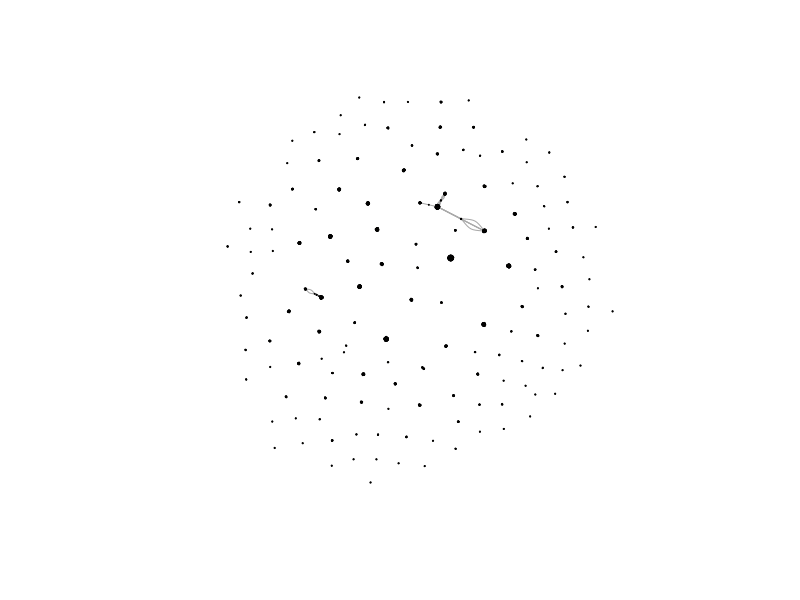
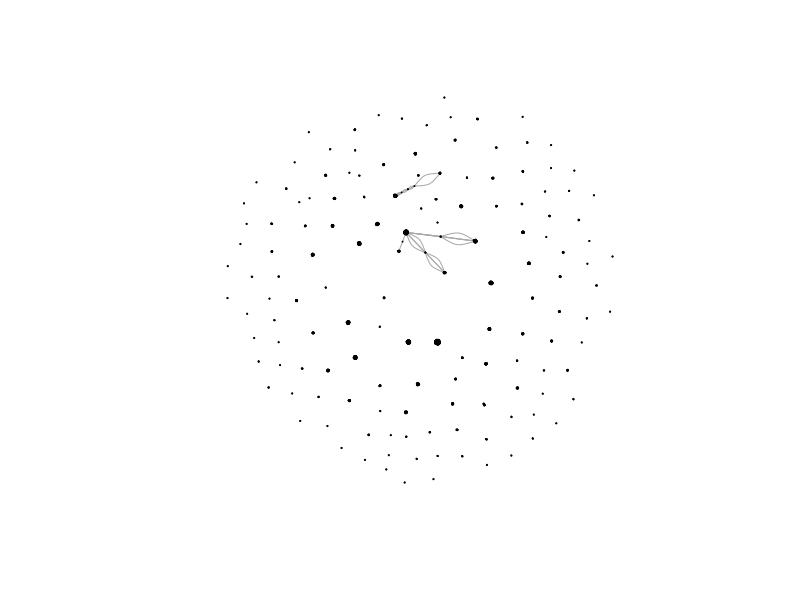
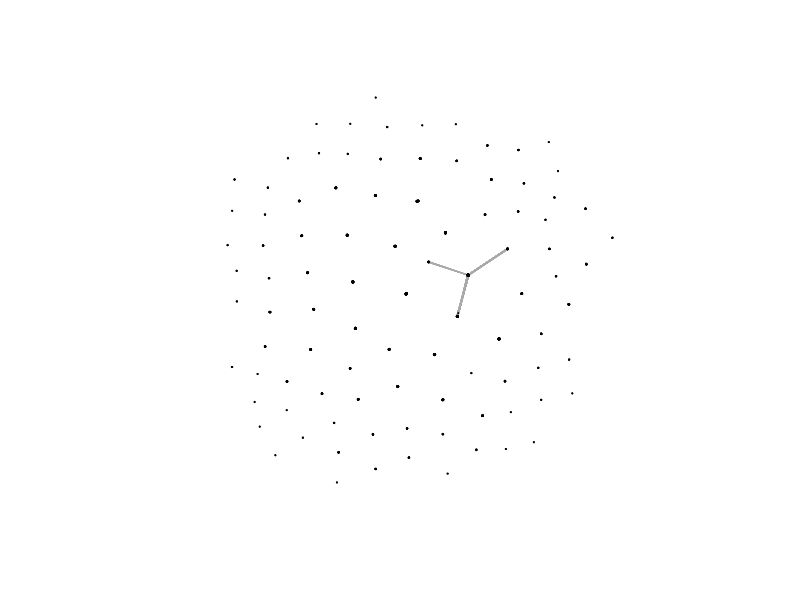
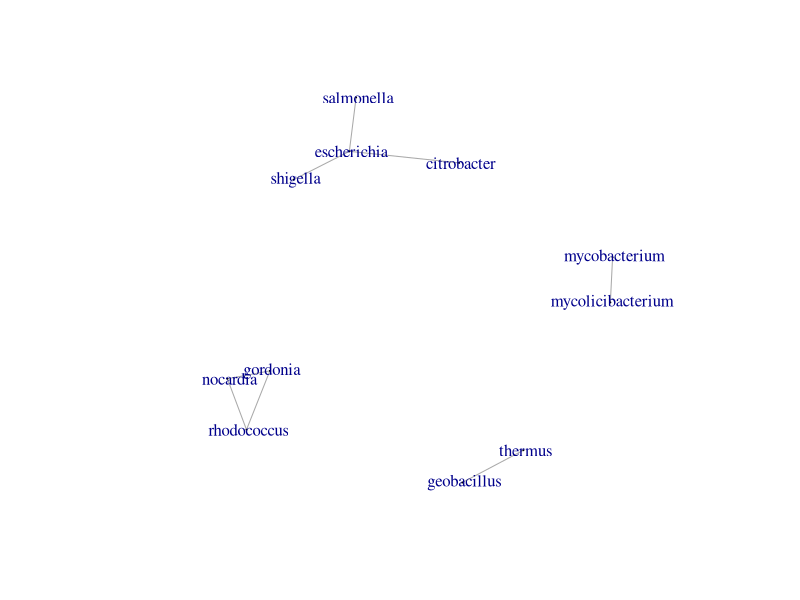

Write R code to recreate these figures, in order. (Note: this script raises an error after producing the figures.)

library(dplyr)
library(igraph)

setwd("~/Host_Phage_Interactions/data/")
x <- read.delim("Network_Data_v1.tsv",sep="\t",header=T,stringsAsFactors = F)
head(x)

x <- x %>% subset(select=c(virus.tax.id,Genus)) %>% subset(Genus!="")
grph <- graph_from_edgelist(as.matrix(x), directed = F)
plot(grph,vertex.size=0.001,vertex.label="")

grph2 <- delete.vertices(grph, degree(grph)==0)
plot(grph2,vertex.size=0.001,vertex.label="")
V(grph2)$type <- trimws(V(grph2)$name) %in% as.character(x$virus.tax.id)
projections <- bipartite_projection(grph2)

bac <- projections[[1]]
vir <- projections[[2]]
bac2 <- delete.vertices(bac,degree(bac)==0)
vir2 <- delete.vertices(vir,degree(vir)==0)

setwd("~/Host_Phage_Interactions/images/")
pdf("hostgenus_virsharing.pdf",height=5,width=5)
plot(bac2,vertex.size=0.001)
dev.off()

plot(vir2,vertex.size=0.001,vertex.label="")


################ By Host Taxid


library(dplyr)
library(igraph)

setwd("~/Host_Phage_Interactions/data/")
x <- read.delim("Network_Data_v1.tsv",sep="\t",header=T,stringsAsFactors = F)
head(x)

x <- x %>% subset(select=c(virus.tax.id,host.tax.id)) %>% subset(host.tax.id!="")
grph <- graph_from_edgelist(as.matrix(x), directed = F)
# plot(grph,vertex.size=0.001,vertex.label="")

grph2 <- delete.vertices(grph, degree(grph)==0)
# plot(grph2,vertex.size=0.001,vertex.label="")
V(grph2)$type <- trimws(V(grph2)$name) %in% as.character(x$virus.tax.id)
projections <- bipartite_projection(grph2)

bac <- projections[[1]]
vir <- projections[[2]]
bac2 <- delete.vertices(bac,degree(bac)==0)
vir2 <- delete.vertices(vir,degree(vir)==0)

setwd("~/Host_Phage_Interactions/images/")
pdf("hosttaxid_virsharing.pdf",height=5,width=5)
plot(bac2,vertex.size=0.001)
dev.off()





